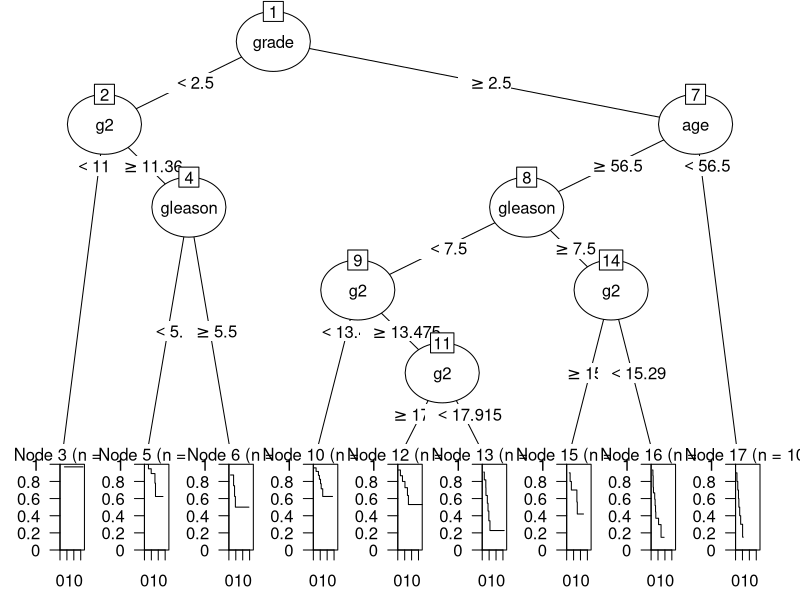
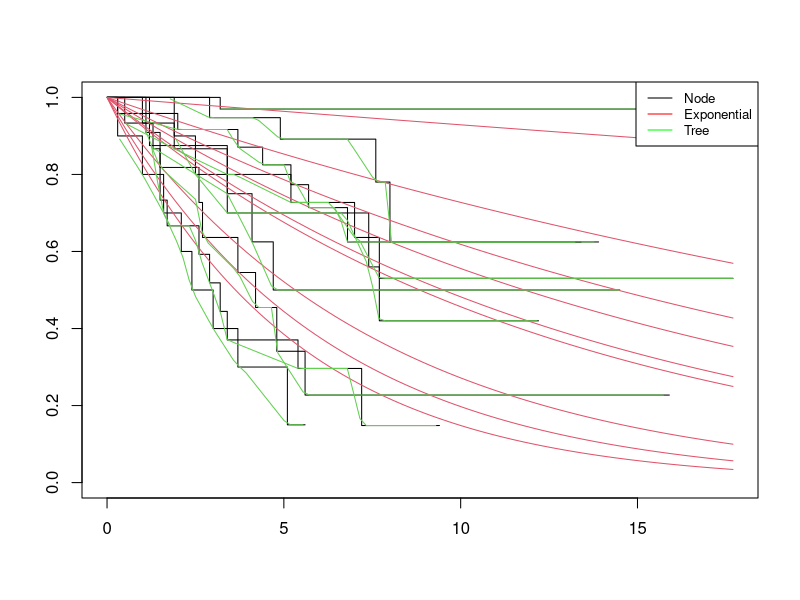

Write R code to recreate these figures, in order.
library(survival)
library(rpart)
library(partykit)

head(stagec)
# pgtime pgstat age eet    g2 grade gleason     ploidy
# 1    6.1      0  64   2 10.26     2       4    diploid
# 2    9.4      0  62   1    NA     3       8  aneuploid
# 3    5.2      1  59   2  9.99     3       7    diploid
# 4    3.2      1  62   2  3.57     2       4    diploid
# 5    1.9      1  64   2 22.56     4       8 tetraploid
# 6    4.8      0  69   1  6.14     3       7    diploid

dat <- stagec
tfit <- rpart(Surv(pgtime,pgstat)~., data = dat)

# Decision Tree
p.fit <- as.party(tfit)
plot(p.fit)

# survival rate in nodes
d5 <- dat[tfit$where==5,]
summary(survfit(Surv(d5$pgtime,d5$pgstat)~1))

# Survival Fit, Broken by Node in Tree:
dat$node = as.factor(tfit$where)
# #1) plot K-M curves by node (black):
plot( survfit(Surv(dat$pgtime, event = dat$pgstat)~dat$node) )


#2) plot exponential survival with rates = e0 * RPart rates (red):
s0 <- survreg(Surv(pgtime,pgstat)~ 1, data =  dat)
e0 <- exp(-summary(s0)$coefficients[1])
rates <- unique(predict(tfit))

for (rate in rates) {
  grid= seq(0,max(dat$pgtime),length.out = 100)
  lines(x= grid, y= exp(-e0*rate*(grid)), col=2)
}

#3) plot partykit survival curves based on RPart tree (green)
tfit2 <- as.party(tfit)
col_n = 1
for (node in names(table(dat$node))){
  predict_curve = predict(tfit2, newdata = dat[dat$node == node, ], type = "prob")  
  surv_esitmated = approxfun(predict_curve[[1]]$time, predict_curve[[1]]$surv)
  lines(x= grid, y= surv_esitmated(grid), col = 2+col_n)
  col_n=+1
}
# Add legend
legend("topright", legend = c("Node", "Exponential", "Tree"),
       col = c("black", "red", "green"), lty = 1, cex = 0.8)
# dev.off()
